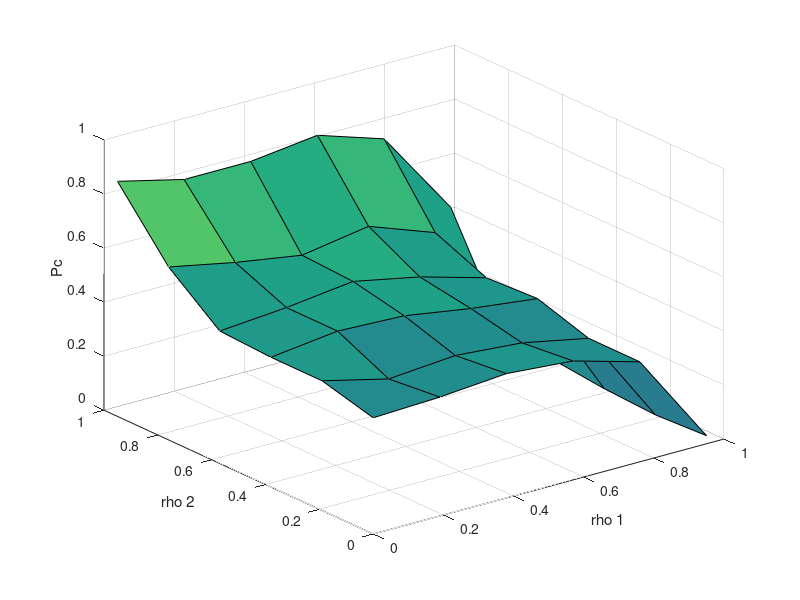

Write MATLAB code to recreate this figure.
p1=[0 0.19 0.38 0.57 0.76 0.95];
p2=[0 0.19	0.38	0.57	0.76	0.95];

p3=[0.43	0.44	0.46	0.44	0.37	0.03;
    0.48	0.42	0.44	0.42	0.37	0.02;
    0.48	0.51	0.5	    0.46	0.43	0.03;
    0.49	0.51	0.54	0.49	0.42	0.05;
    0.64	0.59	0.55	0.59	0.5	    0.08;
    0.87	0.81	0.81	0.84	0.76	0.44];

surf(p1,p2,p3);
xlabel('rho 1')
ylabel('rho 2')
zlabel('Pc')